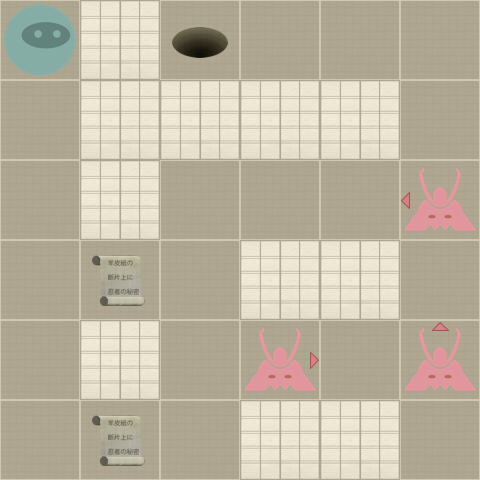

This game map was drawn from its Tiled (.tmx) file and the tilesets committed beside it. A one-line description and the trimmed map source follow:
An orthogonal 6x6 tile map with 80x80 px tiles, 2 tile layers (Level, Actors).

<map version="1.0" orientation="orthogonal" width="6" height="6" tilewidth="80" tileheight="80">
 <properties>
  <property name="moves" value="18" />
 </properties>
 <tileset firstgid="1" name="tiles" tilewidth="80" tileheight="80" spacing="2" margin="2">
  <image source="tiles-hd.png" width="512" height="512" />
  <tile id="0">
   <properties>
    <property name="actor" value="exit" />
   </properties>
  </tile>
  <tile id="2">
   <properties>
    <property name="actor" value="guard" />
    <property name="direction" value="down" />
   </properties>
  </tile>
  <tile id="3">
   <properties>
    <property name="actor" value="guard" />
    <property name="direction" value="left" />
   </properties>
  </tile>
  <tile id="4">
   <properties>
    <property name="actor" value="guard" />
    <property name="direction" value="right" />
   </properties>
  </tile>
  <tile id="5">
   <properties>
    <property name="actor" value="guard" />
    <property name="direction" value="up" />
   </properties>
  </tile>
  <tile id="7">
   <properties>
    <property name="actor" value="player" />
   </properties>
  </tile>
  <tile id="8">
   <properties>
    <property name="actor" value="scroll" />
   </properties>
  </tile>
  <tile id="9">
   <properties>
    <property name="wall" value="1" />
   </properties>
  </tile>
 </tileset>
 <layer name="Level" width="6" height="6">
  <data>[36 cells, 36 non-empty, 2 distinct tile ids]</data>
 </layer>
 <layer name="Actors" width="6" height="6">
  <data>[36 cells, 7 non-empty, 6 distinct tile ids]</data>
 </layer>
</map>
